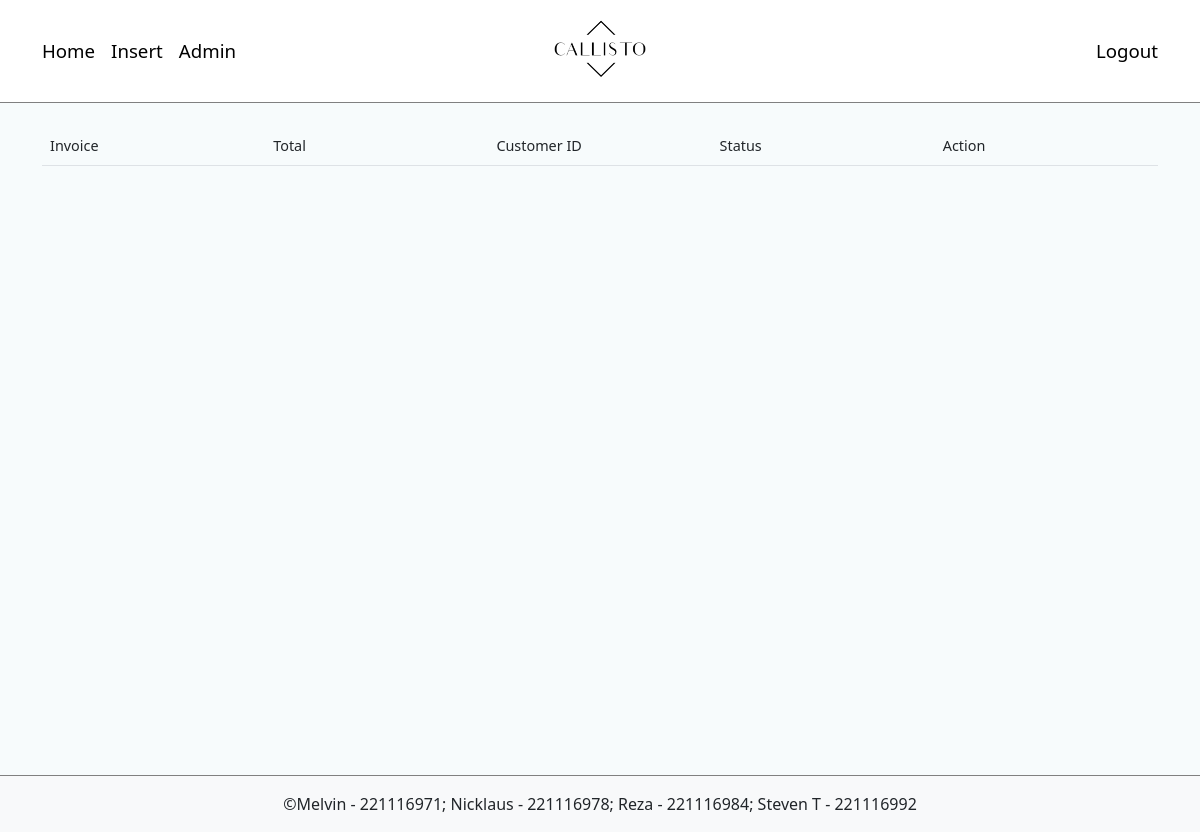
The page /barang_admin.php on the database as committed earlier.
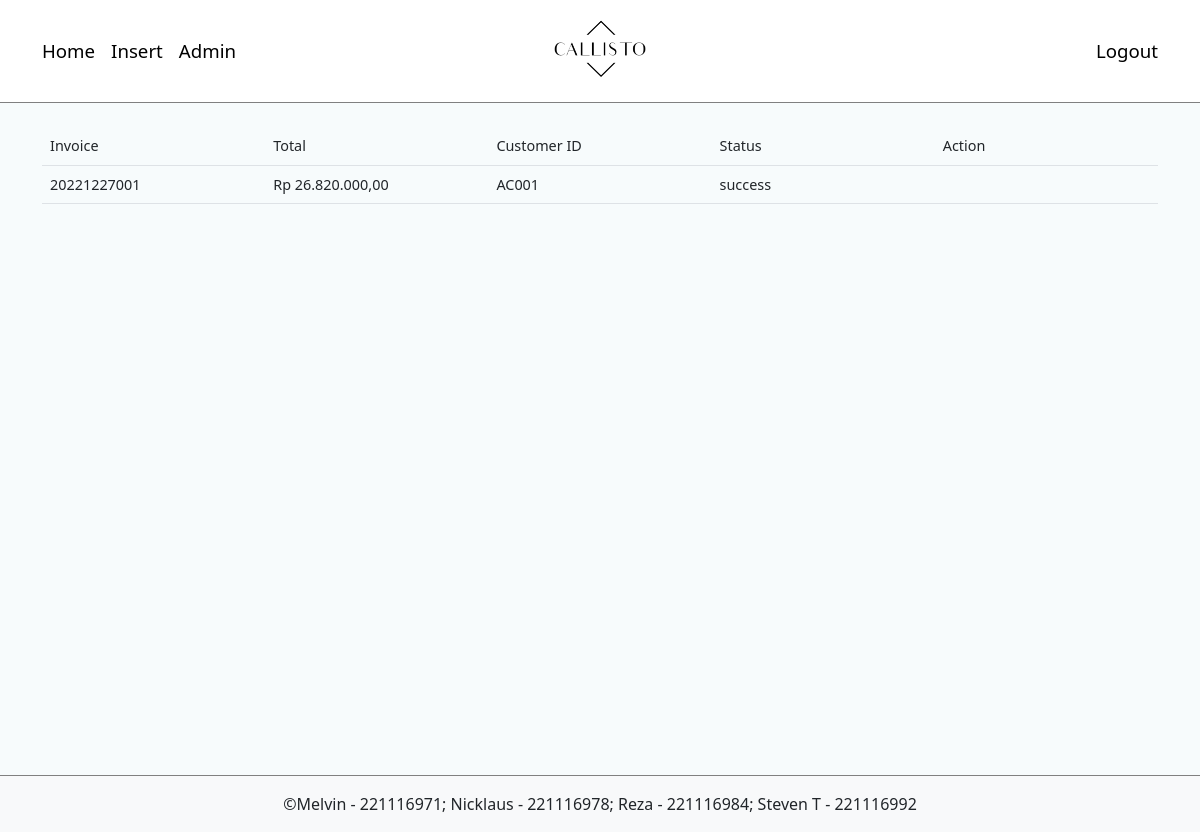
The same page on the database as committed later.
### tables this page shows
CREATE TABLE `h_trans` (
  `ht_invoice` varchar(255) NOT NULL,
  `ht_date` varchar(255) NOT NULL,
  `ht_total` int(11) NOT NULL,
  `ht_customer_id` varchar(6) NOT NULL,
  `ht_status` varchar(255) NOT NULL,
  PRIMARY KEY (`ht_invoice`),
  KEY `fkhtrans_customer` (`ht_customer_id`),
  CONSTRAINT `fkhtrans_customer` FOREIGN KEY (`ht_customer_id`) REFERENCES `account` (`acc_id`)
);

### helper.php (called while the page is built, shortened)
<?php
function rupiah($angka){
	$hasil_rupiah = "Rp " . number_format($angka,2,',','.');
	return $hasil_rupiah;
}
?>

### barang_admin.php (the view, shortened to what this page needs)
<?php
require('helper.php');
?>
<!DOCTYPE html>
<html lang="en">
<head>
    <link href="https://cdnjs.cloudflare.com/ajax/libs/font-awesome/6.0.0/css/all.min.css" rel="stylesheet" />
    <link href="https://cdnjs.cloudflare.com/ajax/libs/mdb-ui-kit/6.0.1/mdb.min.css" rel="stylesheet" />
    <link href="https://cdn.jsdelivr.net/npm/bootstrap@5.2.3/dist/css/bootstrap.min.css" rel="stylesheet">
</head>
<body>
    <header>
        <div class="p-3 text-center bg-white nav-border">
            <div class="container">
                <div class="row">
                    <div class="col-md-4 d-flex justify-content-center justify-content-md-start align-items-center">
                        <ul class="navbar-nav d-flex flex-row">
                            <li class="nav-item">
                                <a href="barang_home.php">Home</a>
                            </li>
                            <li class="nav-item mx-3">
                                <a href="barang_insert.php">Insert</a>
                            </li>
                            <li class="nav-item">
                                <a href="barang_admin.php">Admin</a>
                            </li>
                        </ul>
                    </div>
                    <div class="col-md-4">
                        <a href="barang_home.php">
                            <img src="asset/logo.png" height="70" />
                        </a>
                    </div>
                    <div class="col-md-4 d-flex justify-content-center justify-content-md-end align-items-center">
                        <div class="d-flex">
                            <a href="user_home.php">Logout</a>
                        </div>
                    </div>
                </div>
            </div>
        </div>
    </header>
    <div class="container" style="min-height: 80vh;">
        <table class="table">
            <tr>
                <td width='20%'>Invoice</td>
                <td width='20%'>Total</td>
                <td width='20%'>Customer ID</td>
                <td width='20%'>Status</td>
                <td width='20%'>Action</td>
            </tr>
            <?php
            $query = "SELECT ht.ht_invoice 'invoice' , ht.ht_total 'total' , ht.ht_customer_id 'id' , ht.ht_status 'status' FROM h_trans ht JOIN `account` acc ON acc.acc_id = ht.ht_customer_id";
            $res = mysqli_query($con, $query);
            while ($row = mysqli_fetch_assoc($res)) { ?>
                <tr>
                    <td><?= $row['invoice'] ?></td>
                    <td><?= rupiah($row['total']) ?></td>
                    <td><?= $row['id'] ?></td>
                    <td><?= $row['status'] ?></td>
                    <?php if ($row['status'] == 'pending') { ?>
                        <td>
                            <form method="post">
                                <input type="hidden" name="invoice" value="<?= $row['invoice'] ?>">
                                <button type="submit" name="confirm" class="btn btn-primary">Confirm</button>
                                <button type="submit" name="reject" class="btn btn-danger">Reject</button>
                            </form>
                        </td>
                    <?php } else { ?>
                        <td></td>
                    <?php } ?>
                </tr>
            <?php } ?>
        </table>
    </div>
    <footer class="bg-light text-center text-lg-start mt-2" style="border-top: 1px solid gray">
    <div class="text-center p-3">
        &copy;Melvin - 221116971; Nicklaus - 221116978; Reza - 221116984; Steven T - 221116992
    </div>
    </footer>
</body>
</html>

Rows that differ between the two databases and show on the page:
added h_trans: ht_invoice "20221227001", ht_total "Rp 26.820.000,00", ht_customer "AC001", ht_status "success"
